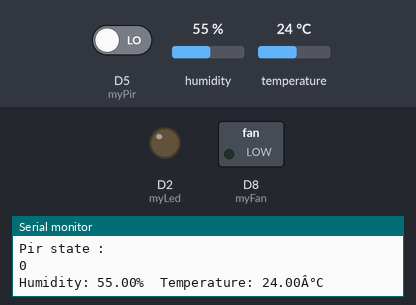
The sketch below on a simulated ESP8266 (NodeMCU). Parts: switched loads named in the sketch (green lamp = pin HIGH), output pins drawn as LEDs (lit = HIGH), the last lines printed to the serial monitor. The test bench sets the inputs (shaded band); at power-on: D5 (myPir) LOW, temperature 24 °C, humidity 55 %. WiFi joins after 1.5 s; servers stay silent unless stated.

Above: at 3.7 s.
3.8 s: D5 (myPir) driven HIGH
At 4.9 s:
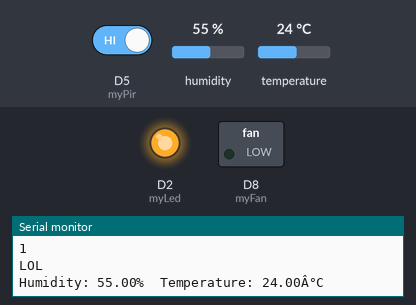
5.6 s: temperature set to 30 °C
9.0 s: temperature set to 33 °C
At 11.6 s:
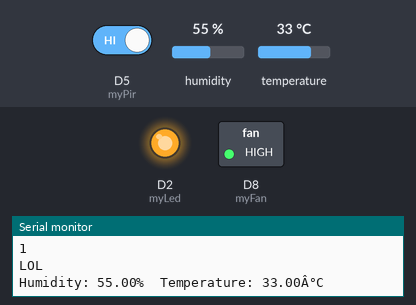
11.9 s: D5 (myPir) driven LOW
At 13.4 s:
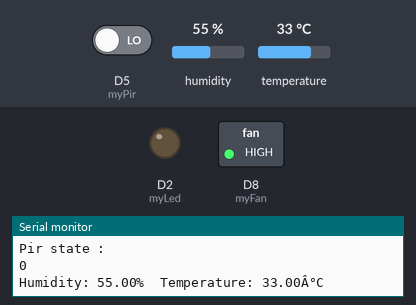
14.5 s: temperature set to 12 °C
At 16.2 s:
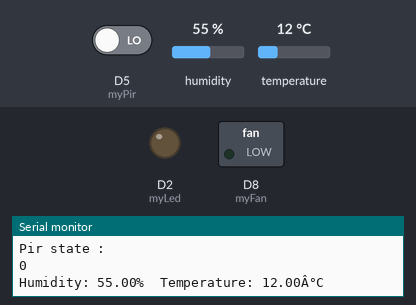
17.1 s: temperature set to 41 °C
At 19.1 s:
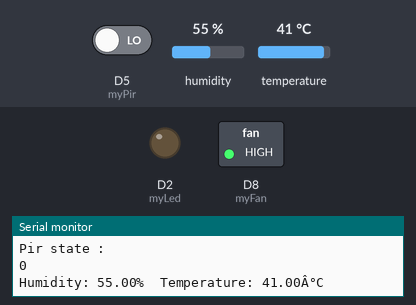
Timing chart, 0 to 20.6 s (numbered marks = the images above; inputs shaded):
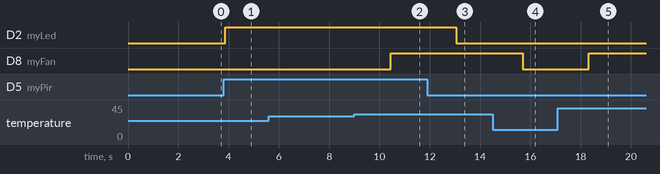

The sketch:

Temparature.ino
```cpp
#include<ESP8266WiFi.h>                                                    // esp8266 library
#include <FirebaseArduino.h>                                                // firebase library
#include <DHT.h> // dht11 temperature and humidity sensor library
#define FIREBASE_HOST "FIREBASE_HOST"
#define FIREBASE_AUTH "FIREBASE_AUTH"
#define WIFI_SSID "WIFI_NAME"
#define WIFI_PASSWORD "PASSWORD"                                    //password of wifi ssid
#define DHTPIN D4                                                           // what digital pin we're connected to
#define DHTTYPE DHT11                                                       // select dht type as DHT 11 or DHT22
DHT dht(DHTPIN, DHTTYPE);
int myFan = D8;
int myPir = D5;
int myLed =D2;
void setup() {
    pinMode(myPir,INPUT);
    pinMode(myLed,OUTPUT);
pinMode(myFan,OUTPUT);
  Serial.begin(9600);
  delay(1000);

  WiFi.begin(WIFI_SSID, WIFI_PASSWORD);                                     //try to connect with wifi
  Serial.print("Connecting to ");
  Serial.print(WIFI_SSID);
  while (WiFi.status() != WL_CONNECTED) {

    Serial.print(".");
    delay(500);
  }
  Serial.println();
  Serial.print("Connected to ");
  Serial.println(WIFI_SSID);
  Serial.print("IP Address is : ");
    digitalWrite(myLed,LOW);
  Serial.println(WiFi.localIP());                                            //print local IP address
  Firebase.begin(FIREBASE_HOST, FIREBASE_AUTH);                              // connect to firebase
  dht.begin();                                                               //Start reading dht sensor

}

void loop() {
  int pirState = 0;

  pirState = digitalRead(myPir);
    Serial.println("Pir state : ");
  Serial.println(pirState);
  Serial.println();
    if(pirState == 1)
    {

      digitalWrite(myLed,HIGH);
      Serial.println("LOL");
    }
    else
      digitalWrite(myLed,LOW);
  float h = dht.readHumidity();                                              // Reading temperature or humidity takes about 250 milliseconds!
  float t = dht.readTemperature();                                           // Read temperature as Celsius (the default)
      if(t > 31) {
        digitalWrite(myFan,HIGH);
      }
      else {
        digitalWrite(myFan,LOW);
      }
  if (isnan(h) || isnan(t)) {                                                // Check if any reads failed and exit early (to try again).
    Serial.println(F("Failed to read from DHT sensor!"));
    return;
  }

  Serial.print("Humidity: ");  Serial.print(h);
  String fireHumid = String(h) + String("%");                                         //convert integer humidity to string humidity
  Serial.print("%  Temperature: ");  Serial.print(t);  Serial.println("Â°C ");
  String fireTemp = String(t) + String("°C");                                                     //convert integer temperature to string temperature
    delay(1000);
  Firebase.setString("/DHT11/Humidity", fireHumid);                                  //setup path and send readings
  Firebase.setString("/DHT11/Temperature", fireTemp);                                //setup path and send readings

}
```

Measured:
- the behaviour switches between 31 and 32 °C on temperature (found by bisection; images 1 and 2)
- after the input at 3.8 s, D2 (myLed): LOW → HIGH after 0.06 s
- after the input at 9.0 s, D8 (myFan): LOW → HIGH after 1.4 s
- after the input at 11.9 s, D2 (myLed): HIGH → LOW after 1.1 s
- after the input at 14.5 s, D8 (myFan): HIGH → LOW after 1.2 s
- after the input at 17.1 s, D8 (myFan): LOW → HIGH after 1.2 s
